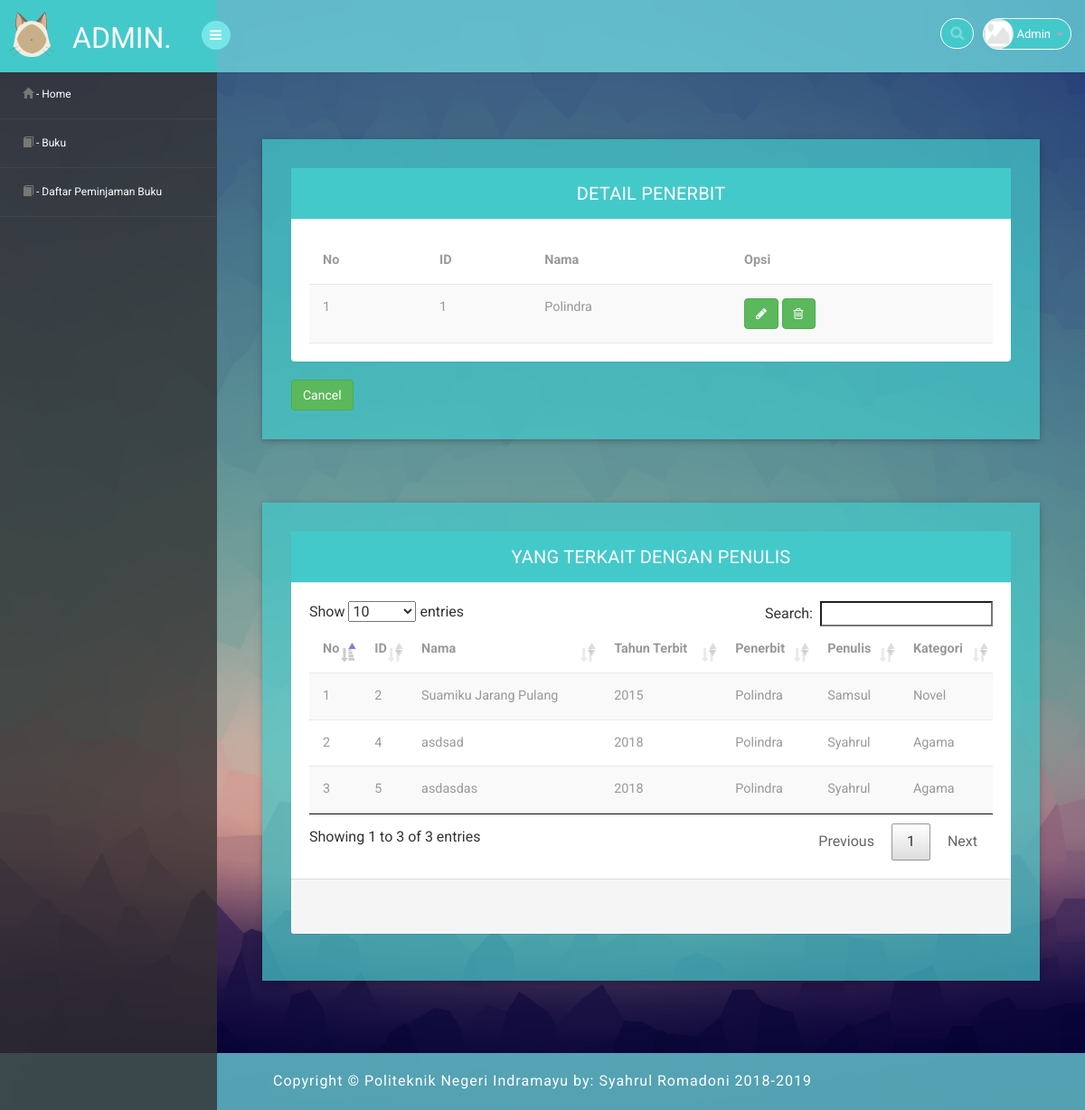
The app's page /3/media.php?page=detail_penerbit&id=1 (signed in), older data.
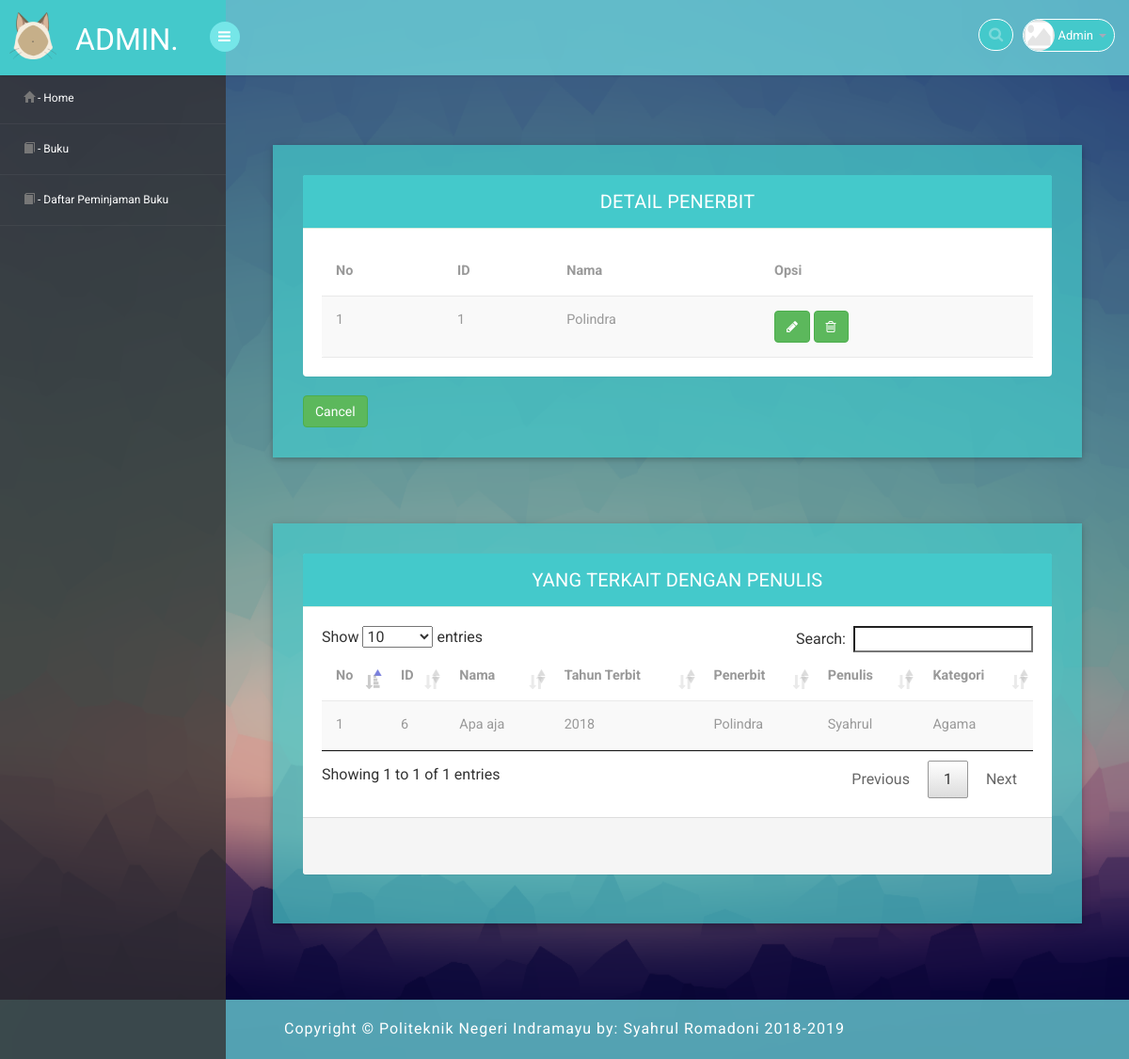
The same page, newer data.
### tables this page shows
CREATE TABLE `penerbit` (
  `id` int(11) NOT NULL,
  `nama` varchar(255) DEFAULT NULL,
  `alamat` text,
  `telepon` varchar(255) DEFAULT NULL,
  `email` varchar(2555) DEFAULT NULL
);

CREATE TABLE `buku` (
  `id` int(11) NOT NULL,
  `nama` varchar(255) NOT NULL,
  `tahun_terbit` year(4) DEFAULT NULL,
  `id_penulis` int(11) DEFAULT NULL,
  `id_penerbit` int(11) DEFAULT NULL,
  `id_kategori` int(11) DEFAULT NULL,
  `sinopsis` text,
  `sampul` varchar(255) DEFAULT NULL,
  `berkas` varchar(255) DEFAULT NULL
);

CREATE TABLE `penulis` (
  `id` int(11) NOT NULL,
  `nama` varchar(255) NOT NULL,
  `alamat` text,
  `telepon` varchar(255) DEFAULT NULL,
  `email` varchar(255) DEFAULT NULL
);

CREATE TABLE `kategori` (
  `id` int(11) NOT NULL,
  `nama` varchar(255) NOT NULL
);

### 3/halaman/mod_buku/detail_penerbit.php (the view, shortened to what the changed rows need)
<?php
include "../config/koneksi.php";
$id=$_GET['id'];
$query = "SELECT * FROM penerbit WHERE id='$id'";
$hasil = mysqli_query($conn, $query);
$tampil = mysqli_num_rows($hasil);
$i = 1;
if ( $tampil> 0) {
    while ( $data = mysqli_fetch_assoc($hasil)) {
?>
<div class="row">
    <div class="panel-body">
        <div class="col-md-12 w3ls-graph">
            <div class="agileinfo-grap">
                <div class="panel panel-default">
                    <div class="panel-heading">DETAIL PENERBIT</div>
                        <div class="table-responsive sr">
                          <table class="table table-striped b-t b-light">
                            <thead>
                              <tr>
                                <th>No</th>
                                <th>ID</th>
                                <th>Nama</th>
                                <th>Opsi</th>
                              </tr>
                            </thead>
                            <tbody>
                                <tr>
                                    <td><?php echo $i++ ?></td>
                                    <td><?php echo $data['id']; ?></td>
                                    <td><?php echo $data['nama']; ?></td>
                                    <td>
                                        <a href="media.php?page=edit_penerbit&id=<?php echo $data['id'] ?>"><button class="btn btn-success" type="submit"><i class="fa fa-pencil"></i></button></a>
                                        <a href="halaman/mod_buku/aksi_hapus_penerbit.php?id=<?php echo $data['id'] ?>"><button class="btn btn-success" type="submit"><i class="fa fa-trash-o"></i></button></a>
                                    </td>
                              </tr>
                            </tbody>
                        </table>
                    </div>
                </div>
                <div align="left">
                    <button class="btn btn-success" type="button" onclick="history.back()">Cancel</button>
                </div>
            </div>
        </div>
    </div>
</div>
<div class="row">
    <div class="panel-body">
        <div class="col-md-12 w3ls-graph">
            <div class="agileinfo-grap">
                <div class="panel panel-default">
                    <div class="panel-heading">YANG TERKAIT DENGAN PENULIS</div>
                        <div class="table-responsive sr">
                          <table id="data" class="table table-striped b-t b-light">
                            <thead>
                              <tr>
                                <th>No</th>
                                <th>ID</th>
                                <th>Nama</th>
                                <th>Tahun Terbit</th>
                                <th>Penerbit</th>
                                <th>Penulis</th>
                                <th>Kategori</th>
                              </tr>
                            </thead>
                            <tbody>
                                <?php
                                    $query  = "SELECT * FROM buku WHERE id_penerbit='$id'";
                                    $hasil  = mysqli_query($conn, $query);
                                    $tampil = mysqli_num_rows($hasil);
                                    $i = 1;
                                    if ( $tampil> 0) {
                                        while ( $data = mysqli_fetch_assoc($hasil)) {
                                ?>
                                <tr>
                                    <td><?php echo $i++ ?></td>
                                    <td><?php echo $data['id']; ?></td>
                                    <td><?php echo $data['nama']; ?></td>
                                    <td><?php echo $data['tahun_terbit']; ?></td>
                                    <?php
                                        $data1 = mysqli_query($conn, "SELECT * FROM penerbit WHERE id='$data[id_penerbit]'");
                                        $id    = mysqli_fetch_array($data1);
                                        $mp1   = $id['nama'];
                                    ?>
                                    <td><?php echo $mp1; ?></td>
                                    <?php
                                        $data2 = mysqli_query($conn, "SELECT * FROM penulis WHERE id='$data[id_penulis]'");
                                        $id    = mysqli_fetch_array($data2);
                                        $mp2   = $id['nama'];
                                    ?>
                                    <td><?php echo $mp2; ?></td>
                                    <?php
                                        $data3 = mysqli_query($conn, "SELECT * FROM kategori WHERE id='$data[id_kategori]'");
                                        $id    = mysqli_fetch_array($data3);
                                        $mp3   = $id['nama'];
                                    ?>
                                    <td><?php echo $mp3; ?></td>
                                </tr>
                                <?php
                                    }
                                }
                                ?>
                            </tbody>
                        </table>
                    </div>
                    <footer class="panel-footer">
                        <div class="row">
                        </div>
                    </footer>
                </div>
            </div>
        </div>
    </div>
</div>
<?php
    }
}
?>

Row changes from the older to the newer data that the page shows:
removed buku: id "2", nama "Suamiku Jarang Pulang", tahun_terbit "2015", id_penerbit.nama "Polindra", id_penulis.nama "Samsul", id_kategori.nama "Novel"
removed buku: id "4", nama "asdsad", tahun_terbit "2018", id_penerbit.nama "Polindra", id_penulis.nama "Syahrul", id_kategori.nama "Agama"
removed buku: id "5", nama "asdasdas", tahun_terbit "2018", id_penerbit.nama "Polindra", id_penulis.nama "Syahrul", id_kategori.nama "Agama"
added buku: id "6", nama "Apa aja", tahun_terbit "2018", id_penerbit.nama "Polindra", id_penulis.nama "Syahrul", id_kategori.nama "Agama"
Text that changed along with them:
text written by a page script: "Show entries Search: Showing 1 to 3 of 3 entries Previous 1 Next" → "Show entries Search: Showing 1 to 1 of 1 entries Previous 1 Next"
